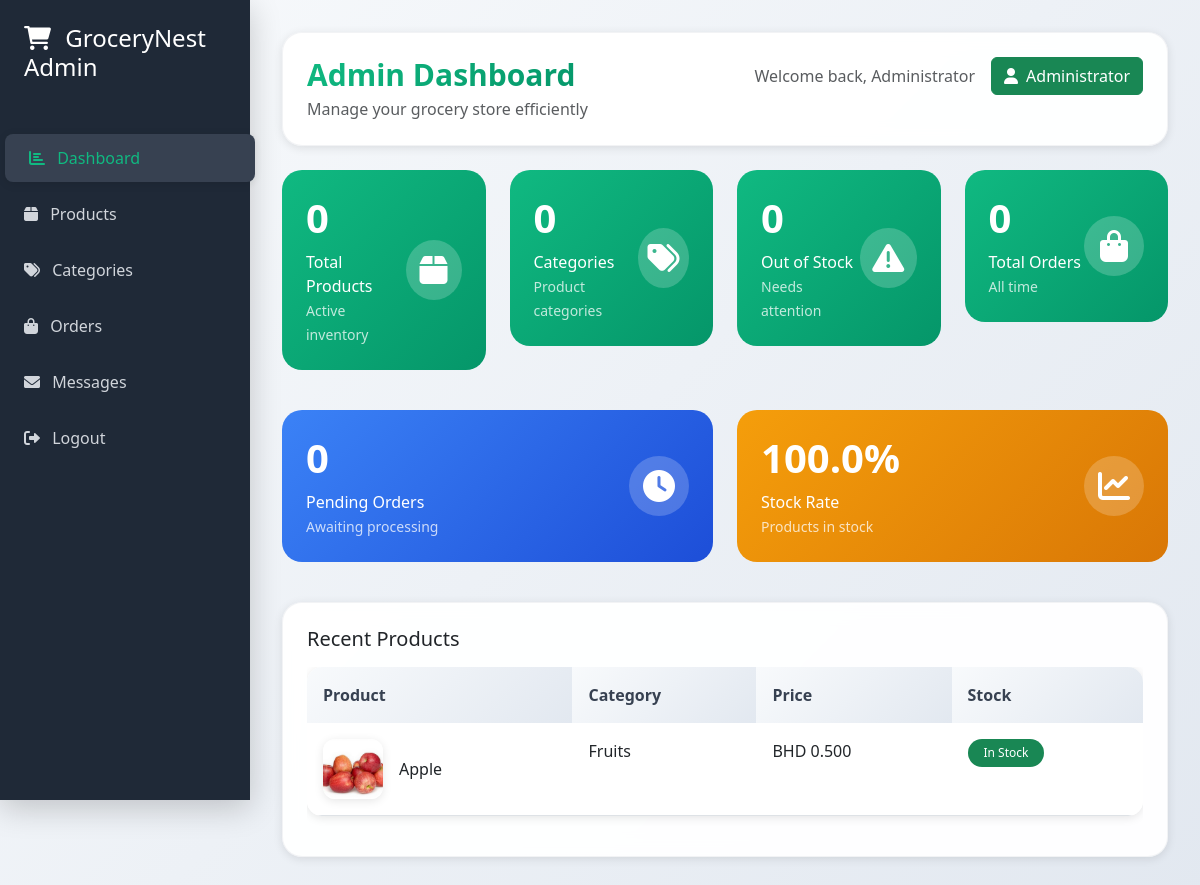
The app's page /admin_dashboard.php (signed in), older data.
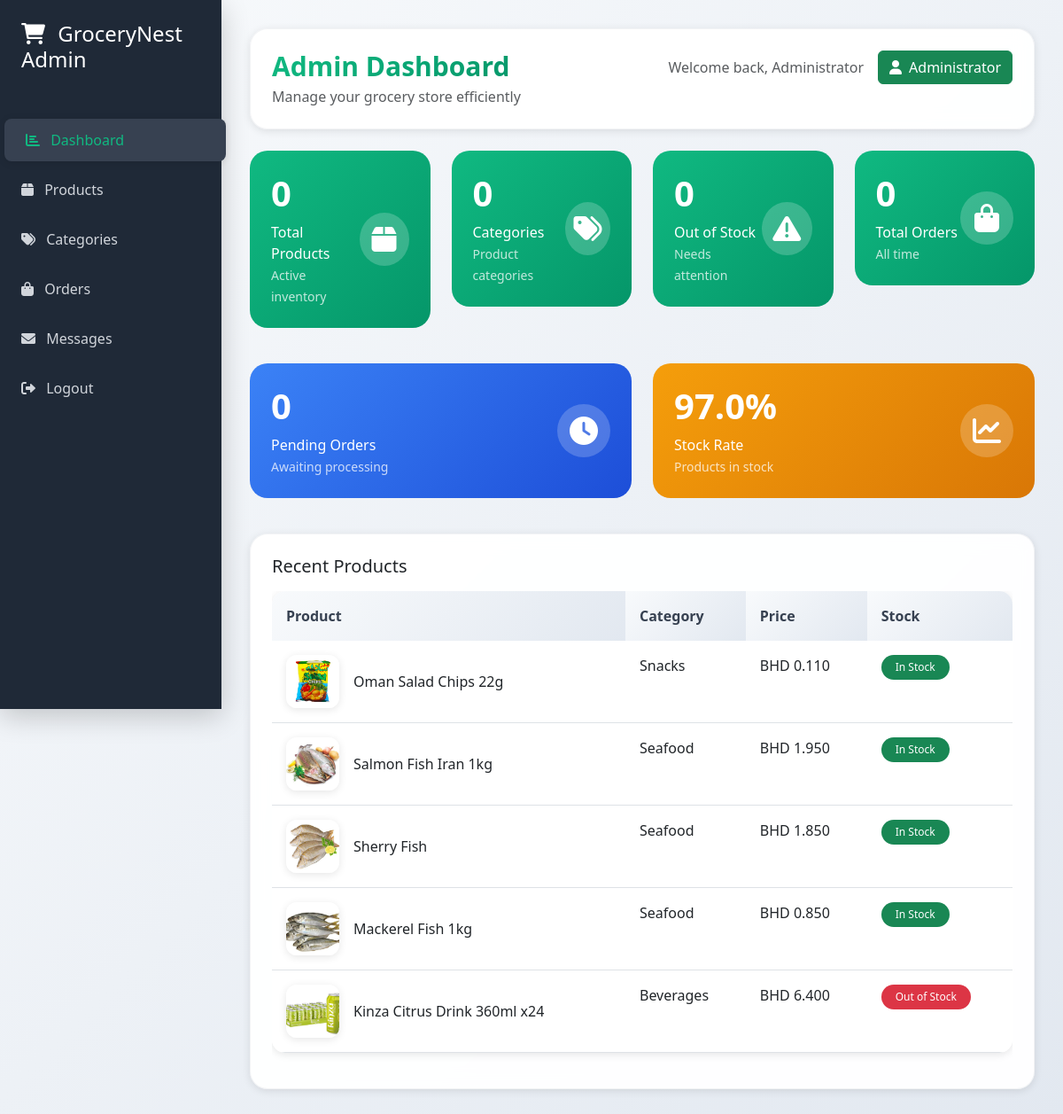
The same page, newer data.
### tables this page shows
CREATE TABLE `products` (
  `id` int(11) NOT NULL,
  `name` varchar(255) NOT NULL,
  `description` text DEFAULT NULL,
  `product_summary` text DEFAULT NULL,
  `price` decimal(10,3) NOT NULL,
  `original_price` decimal(10,3) DEFAULT NULL,
  `image` varchar(255) DEFAULT NULL,
  `category_id` int(11) DEFAULT NULL,
  `features` text DEFAULT NULL,
  `specifications` text DEFAULT NULL,
  `inStock` tinyint(1) DEFAULT 1,
  `created_at` datetime DEFAULT current_timestamp()
);

CREATE TABLE `categories` (
  `id` int(11) NOT NULL,
  `name` varchar(100) NOT NULL,
  `description` varchar(255) DEFAULT NULL
);

### admin_dashboard.php (the view, shortened to what the changed rows need)
<?php
require_once 'project_connection.php';
$products_stmt = $conn->prepare("
    SELECT p.*, c.name as category_name
    FROM products p
    LEFT JOIN categories c ON p.category_id = c.id
    ORDER BY p.id DESC
");
$products_stmt->execute();
$products = $products_stmt->fetchAll(PDO::FETCH_ASSOC);
$total_products = $conn->query("SELECT COUNT(*) FROM products")->fetchColumn();
$out_of_stock = $conn->query("SELECT COUNT(*) FROM products WHERE inStock = 0")->fetchColumn();
?>
<!DOCTYPE html>
<html lang="en">
<head>
    <link href="https://cdn.jsdelivr.net/npm/bootstrap@5.3.0/dist/css/bootstrap.min.css" rel="stylesheet">
    <link href="https://cdnjs.cloudflare.com/ajax/libs/font-awesome/6.0.0/css/all.min.css" rel="stylesheet">
    <link rel="stylesheet" href="css/admin_dashboard.css">
</head>
<body>
    <div class="main-content">
        <div class="header-section mb-4">
            <div class="d-flex justify-content-between align-items-start">
                <div>
                    <h2 class="fw-bold mb-1">Admin Dashboard</h2>
                </div>
            </div>
        </div>
        <div id="dashboard-content" class="tab-content-section">
            <div class="row mb-4">
                <div class="col-md-6">
                    <div class="stats-card" style="background: linear-gradient(135deg, #f59e0b, #d97706);">
                        <div class="d-flex justify-content-between align-items-center">
                            <div>
                                <h3><?= number_format($total_products > 0 ? ($total_products - $out_of_stock) / $total_products * 100 : 0, 1) ?>%</h3>
                                <p class="mb-0">Stock Rate</p>
                                <small class="opacity-75">Products in stock</small>
                            </div>
                        </div>
                    </div>
                </div>
            </div>
            <div class="product-card">
                <div class="table-responsive">
                    <table class="table">
                        <thead>
                            <tr>
                                <th>Product</th>
                                <th>Category</th>
                                <th>Price</th>
                                <th>Stock</th>
                            </tr>
                        </thead>
                        <tbody>
                            <?php foreach (array_slice($products, 0, 5) as $product): ?>
                            <tr>
                                <td>
                                    <div class="d-flex align-items-center">
                                        <img src="Images/<?= htmlspecialchars($product['image']) ?>"
                                             alt="<?= htmlspecialchars($product['name']) ?>"
                                             class="product-image-small me-3">
                                        <span><?= htmlspecialchars($product['name']) ?></span>
                                    </div>
                                </td>
                                <td><?= htmlspecialchars($product['category_name']) ?></td>
                                <td>BHD <?= number_format($product['price'], 3) ?></td>
                                <td>
                                    <span class="badge <?= $product['inStock'] ? 'bg-success' : 'bg-danger' ?>">
                                        <?= $product['inStock'] ? 'In Stock' : 'Out of Stock' ?>
                                    </span>
                                </td>
                            </tr>
                            <?php endforeach; ?>
                        </tbody>
                    </table>
                </div>
            </div>
        </div>
    </div>
</body>
</html>

Row changes from the older to the newer data that the page shows:
no longer on this page (row unchanged): products: image (picture), name "Apple", category.name "Fruits", price "0.500", inStock "In Stock"
added products: image (picture), name "Oman Salad Chips 22g", category.name "Snacks", price "0.110", inStock "In Stock"
added products: image (picture), name "Salmon Fish Iran 1kg", category.name "Seafood", price "1.950", inStock "In Stock"
added products: image (picture), name "Sherry Fish", category.name "Seafood", price "1.850", inStock "In Stock"
added products: image (picture), name "Mackerel Fish 1kg", category.name "Seafood", price "0.850", inStock "In Stock"
added products: image (picture), name "Kinza Citrus Drink 360ml x24", category.name "Beverages", price "6.400", inStock "Out of Stock"
Text that changed along with them:
text no longer shown: "100.0"
text now shown: "97.0"
